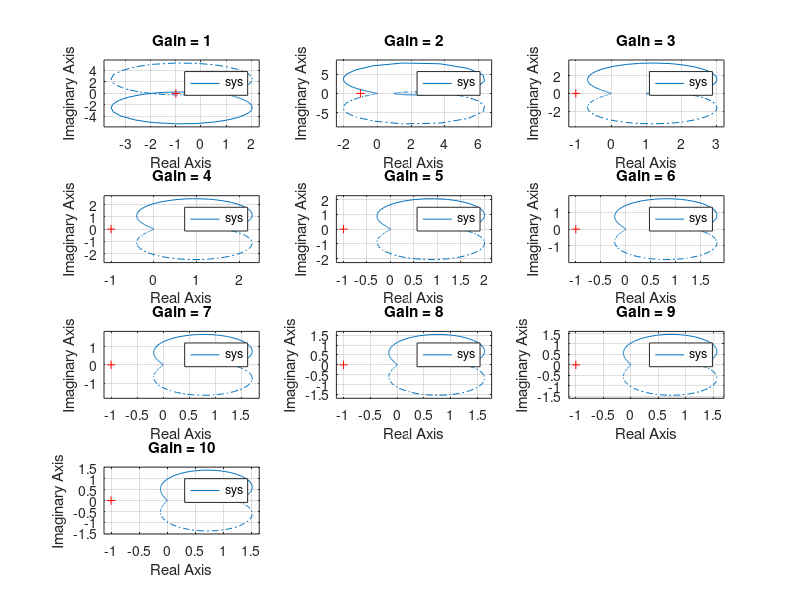

MATLAB code for this plot: (Note: this script raises an error after producing the figure.)
%{
Use Nyquist Plot to determine stability for gains K from
1 to 10. Determine gain margin for each K. Determine K for 
which system is neutrally stable. Then determine range of K for
system stability.
%}

clear all;
close all;
K = 1:1:10;
warning('off', 'all')

for i = 1:10
    n = K(i);
    d = [2 3 1 K(i)];
    sys = tf(n, d);
    subplot(4,3,i);
    nyquist(sys);
    title(['Gain = ', num2str(i)]);
    [gm] = margin(sys);
    disp(['For gain K = ', num2str(i), ' the gain margin is ', num2str(gm)]);
end
for i = 1:10
    
end
set(0, 'defaultTextInterpreter','latex');
suptitle('Nyquist Plots of $\frac{K}{s(s+1)(2s+1)+K}$')